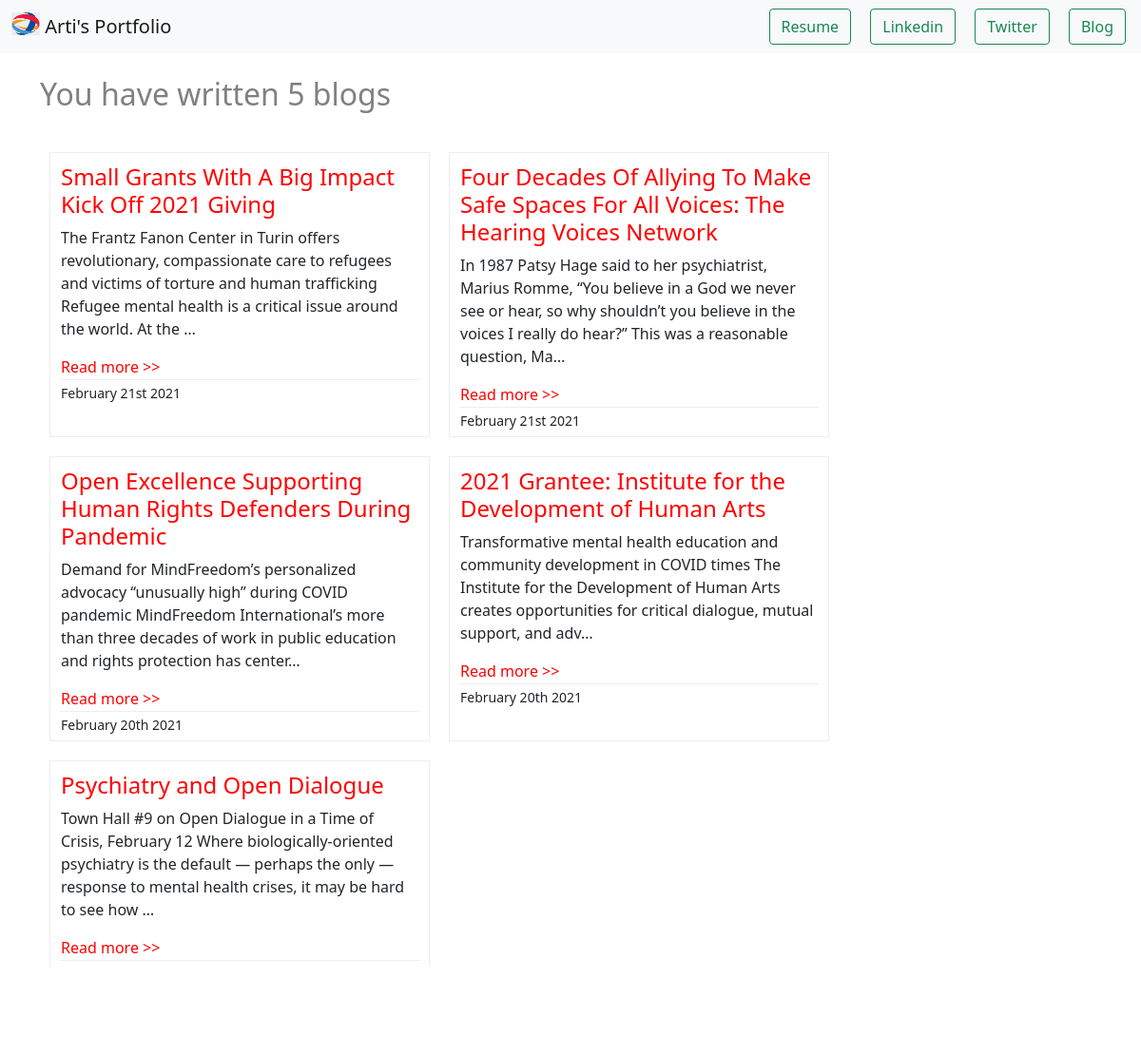
Screenshot of /blog/ with the database file from the repository.
### blog/models.py (models this page shows)
class Blog(models.Model):
    title= models.CharField(max_length=200)
    description=models.TextField()
    date=models.DateField()

### blog/views.py (the view)
# urls.py: path('',views.all_blogs,name='all_blogs'),
def all_blogs(request):
    blogs=Blog.objects.order_by('-date')[:5]
    return render(request,'blog/all_blogs.html',{'blogs':blogs})

### blog/templates/blog/all_blogs.html
{% extends 'portfolio/base.html' %}
{% block content %}
<br>
<h2 style="color:gray;"> You have written {{blogs.count}} blog{{ blogs.count|pluralize }} </h2><br>
{% for blog in blogs %}
<section style="width: 400px;height: 300px;float:left;margin:10px; padding:10px; border:1px solid;border-style: ridge;">
  <table>
    <tbody><tr><td>
      <h4 style="color:red;">{{blog.title}}</h4>
      <p>{{blog.description|truncatechars:200}} </p>
      <a href="{% url 'blog:detail' blog.id %}" style="color:red;">Read more >></a>
    </td></tr></tbody>
    <tfoot><tr style="border-top:1px solid;border-style: ridge;"><td>
        <small>{{ blog.date| date:'F jS Y' }}</small>
      </td></tr></tfoot>
    </table>
</section>
{% endfor %}
{% endblock %}

### portfolio/templates/portfolio/base.html (style rules this page uses)
a { text-decoration:none; }

### rows the page displays
Blog: title "Small Grants With A Big Impact Kick Off 2021 Giving", description "The Frantz Fanon Center in Turin offers revolutionary, compassionate care to refugees and victims of torture and human trafficking Refugee mental health is a critical issue around the world. At the …", date "February 21st 2021"
Blog: title "Four Decades Of Allying To Make Safe Spaces For All Voices: The Hearing Voices Network", description "In 1987 Patsy Hage said to her psychiatrist, Marius Romme, “You believe in a God we never see or hear, so why shouldn’t you believe in the voices I really do hear?” This was a reasonable question, Ma…", date "February 21st 2021"
Blog: title "Open Excellence Supporting Human Rights Defenders During Pandemic", description "Demand for MindFreedom’s personalized advocacy “unusually high” during COVID pandemic MindFreedom International’s more than three decades of work in public education and rights protection has center…", date "February 20th 2021"
Blog: title "2021 Grantee: Institute for the Development of Human Arts", description "Transformative mental health education and community development in COVID times The Institute for the Development of Human Arts creates opportunities for critical dialogue, mutual support, and adv…", date "February 20th 2021"
Blog: title "Psychiatry and Open Dialogue", description "Town Hall #9 on Open Dialogue in a Time of Crisis, February 12 Where biologically-oriented psychiatry is the default — perhaps the only — response to mental health crises, it may be hard to see how …"

### other values shown
{{ blogs.count }} "5"
